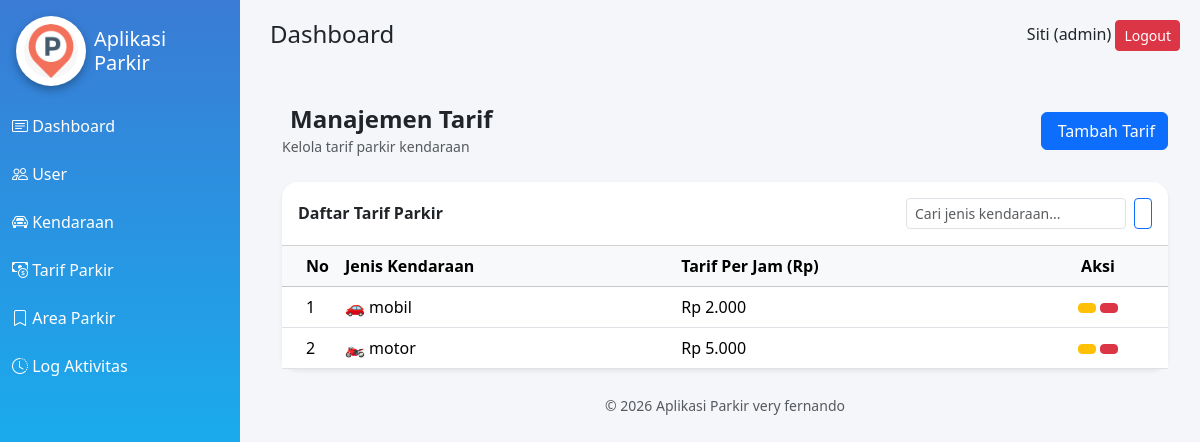
Screenshot of /very-aplikasi-parkir/tarif/index.php (signed in) with the database file from the repository.
### tables this page shows
CREATE TABLE `tb_tarif` (
  `id_tarif` int(11) NOT NULL,
  `jenis_kendaraan` enum('motor','mobil','lainnya') DEFAULT NULL,
  `tarif_per_jam` decimal(10,0) DEFAULT NULL
);

### very-aplikasi-parkir/tarif/index.php (the view, shortened to what this page needs)
<?php
include '../config/koneksi.php';
include '../template/header.php';
include '../template/sidebar.php';
include '../template/navbar.php';
$cari = isset($_GET['cari']) ? mysqli_real_escape_string($conn, $_GET['cari']) : '';
$where = $cari ? "WHERE jenis_kendaraan LIKE '%$cari%'" : '';
$per_halaman = 10;
$halaman     = isset($_GET['halaman']) ? intval($_GET['halaman']) : 1;
$offset      = ($halaman - 1) * $per_halaman;
$query = mysqli_query($conn, "SELECT * FROM tb_tarif $where ORDER BY id_tarif DESC LIMIT $per_halaman OFFSET $offset");
?>
<div class="content-wrapper">
  <div class="container-fluid py-4">
    <div class="d-flex justify-content-between align-items-center mb-4">
      <div>
        <h4 class="fw-bold mb-0"><i class="fas fa-tags me-2 text-primary"></i>Manajemen Tarif</h4>
        <small class="text-muted">Kelola tarif parkir kendaraan</small>
      </div>
      <a href="tambah.php" class="btn btn-primary">
        <i class="fas fa-plus me-1"></i> Tambah Tarif
      </a>
    </div>
    <div class="card shadow-sm border-0 rounded-4">
      <div class="card-header bg-white py-3 d-flex justify-content-between align-items-center rounded-top-4">
        <span class="fw-semibold">Daftar Tarif Parkir</span>
        <form method="GET" class="d-flex gap-2">
          <input type="text" name="cari" class="form-control form-control-sm" placeholder="Cari jenis kendaraan..." value="<?= htmlspecialchars($cari) ?>" style="width:220px">
          <button class="btn btn-sm btn-outline-primary"><i class="fas fa-search"></i></button>
        </form>
      </div>
      <div class="card-body p-0">
        <div class="table-responsive">
          <table class="table table-hover align-middle mb-0">
            <thead class="table-light">
              <tr>
                <th class="ps-4" style="width:50px">No</th>
                <th>Jenis Kendaraan</th>
                <th>Tarif Per Jam (Rp)</th>
                <th class="text-center" style="width:140px">Aksi</th>
              </tr>
            </thead>
            <tbody>
              <?php
              $no = $offset + 1;
              if ($query && mysqli_num_rows($query) > 0):
                while ($row = mysqli_fetch_assoc($query)):
              ?>
              <tr>
                <td class="ps-4"><?= $no++ ?></td>
                <td>
                  <?php
                  $icon = ['motor'=>'🏍️','mobil'=>'🚗','truk'=>'🚛','bus'=>'🚌','sepeda'=>'🚲','lainnya'=>'🚘'];
                  $ic = $icon[strtolower($row['jenis_kendaraan'])] ?? '🚘';
                  ?>
                  <?= $ic ?> <?= htmlspecialchars($row['jenis_kendaraan']) ?>
                </td>
                <td>Rp <?= number_format($row['tarif_per_jam'], 0, ',', '.') ?></td>
                <td class="text-center">
                  <a href="edit.php?id=<?= $row['id_tarif'] ?>" class="btn btn-sm btn-warning" title="Edit">
                  </a>
                  <a href="hapus.php?id=<?= $row['id_tarif'] ?>"
                     class="btn btn-sm btn-danger"
                     title="Hapus"
                     onclick="return confirm('Yakin hapus tarif ini?')">
                  </a>
                </td>
              </tr>
              <?php endwhile; endif; ?>
            </tbody>
          </table>
        </div>
      </div>
    </div>
  </div>
</div>
<?php include '../template/footer.php'; ?>

### very-aplikasi-parkir/template/header.php (style rules this page uses)
body { background:#f4f6f9; }
.card { border-radius:12px; box-shadow:8 4px 10px rgba(0,0,0,0.1); }

### rows the page displays
tb_tarif: jenis_kendaraan "🚗", jenis_kendaraan "mobil", tarif_per_jam "2.000"
tb_tarif: jenis_kendaraan "🏍️", jenis_kendaraan "motor", tarif_per_jam "5.000"

### other values shown
$_SESSION['nama'] "Siti"
$_SESSION['role'] "admin"
